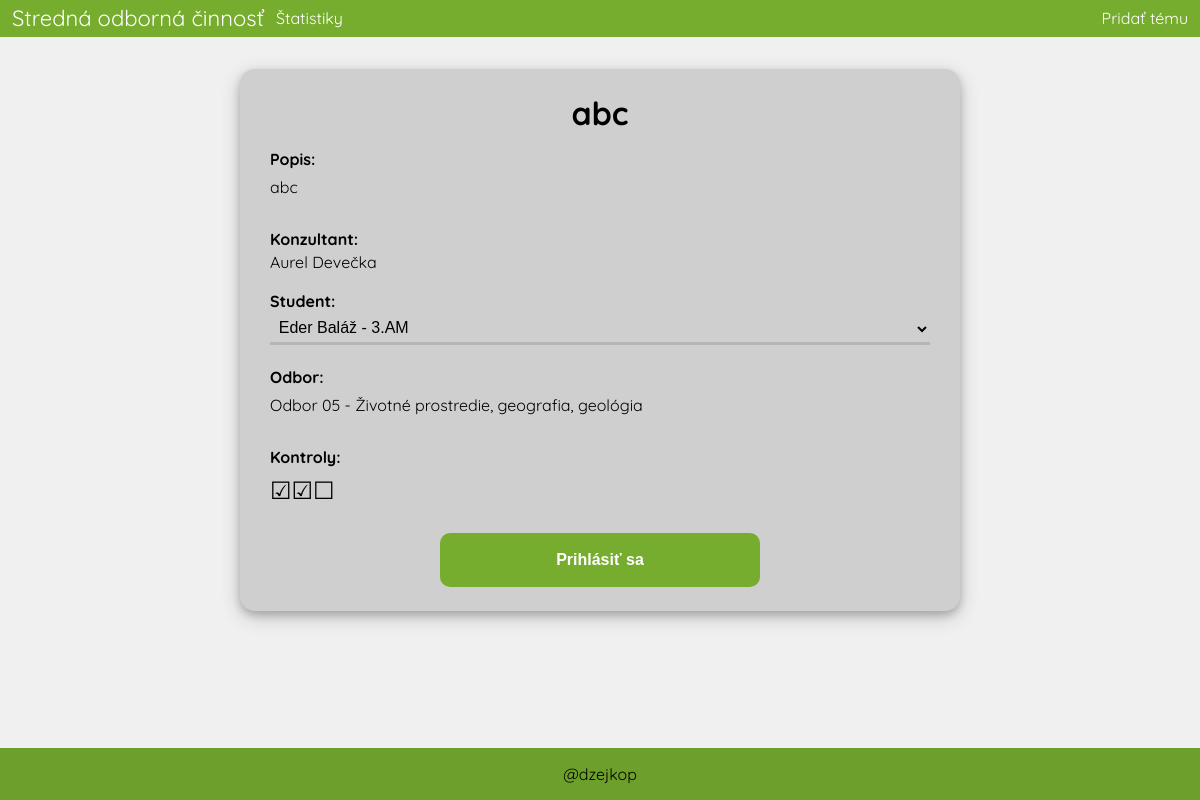
/soc/tema/17, run on an earlier commit of the app's database.
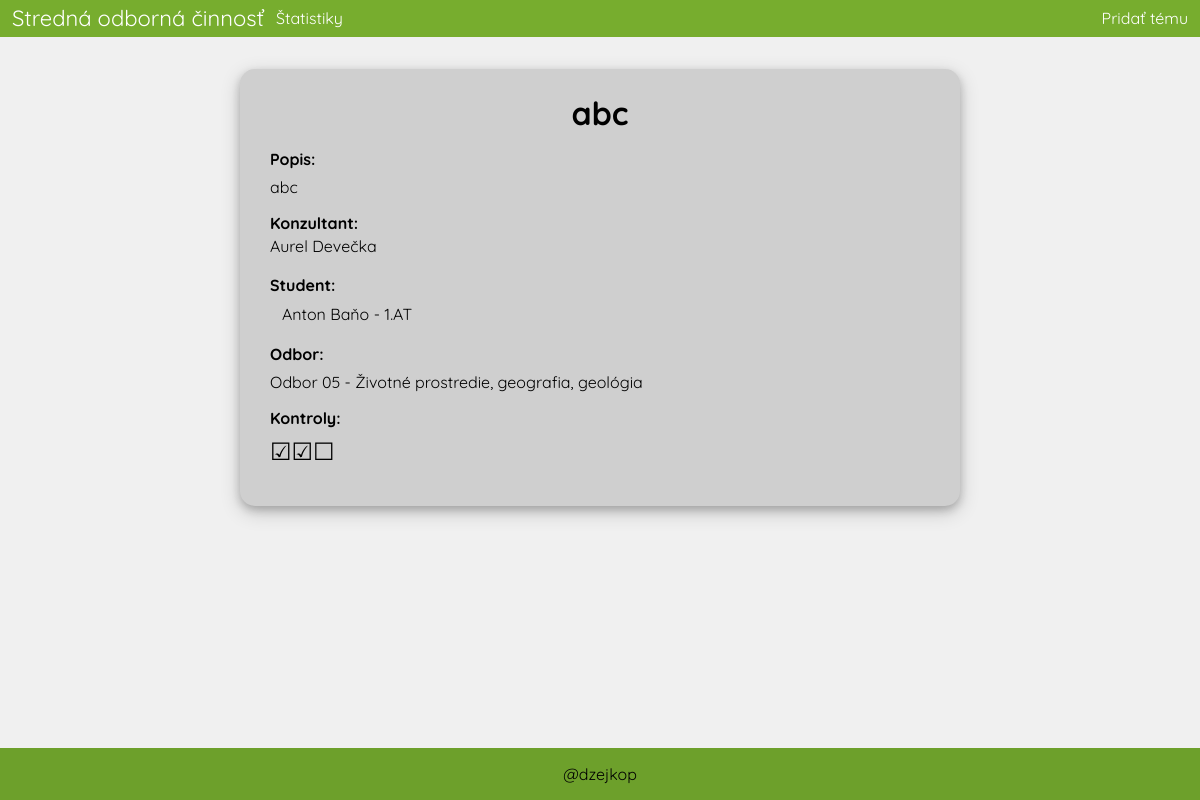
And on a later commit of the database.
### soc/models.py (models this page shows, shortened)
class Tema(models.Model):
    nazov = models.CharField(max_length=80)
    popis = models.TextField(max_length=500)
    conzultant = models.ForeignKey(Ucitel, on_delete=models.CASCADE,default=1)
    student = models.ForeignKey(Student, on_delete=models.SET_NULL, null=True, blank=True)
    odbor = models.ForeignKey(Odbor, on_delete=models.CASCADE,default=1)
    dostupnost = models.ForeignKey(Dostupnost, on_delete=models.CASCADE,default=1)
    kontroly = models.IntegerField(default=0)
    class Meta:
        verbose_name = "Tema"
        verbose_name_plural = "Temy"
        ordering = ["dostupnost_id","nazov"]

class Ucitel(models.Model):
    id = models.AutoField(primary_key=True)
    meno = models.CharField(max_length=30)
    priezvisko = models.CharField(max_length=30)
    email = models.EmailField(max_length=50)
    heslo = models.CharField(max_length=30)
    def __str__(self):
        return f"{self.meno} {self.priezvisko}"
    class Meta:
        verbose_name = "Ucitel"
        verbose_name_plural = "Ucitelia"
        ordering = ['priezvisko']

class Odbor(models.Model):
    nazov = models.CharField(max_length=80)
    def __str__(self):
        return f"{self.nazov}"
    class Meta:
        verbose_name = "Odbor"
        verbose_name_plural = "Odbori"

class Student(models.Model):
    id = models.AutoField(primary_key=True)
    meno = models.CharField(max_length=30)
    priezvisko = models.CharField(max_length=30)
    email = models.EmailField(max_length=50)
    heslo = models.CharField(max_length=30)
    trieda = models.CharField(max_length=10)
    def __str__(self):
        return f"{self.meno} {self.priezvisko}"
    class Meta:
        verbose_name = "Student"
        verbose_name_plural = "Studenti"
        ordering = ['priezvisko']

### soc/views.py (the view, shortened to what this page needs)
# urls.py: path('tema/<tema_id>',views.tema_detail, name="tema"),
def tema_detail(request,tema_id):
    succ_message = ""
    err_message = ""
    tema = Tema.objects.get(pk=tema_id)
    studenti = Student.objects.all()
    return render(request, 'soc/tema.html', {"tema": tema,"studenti": studenti,"err_message":err_message,"succ_message":succ_message})

### soc/templates/soc/tema.html (shortened to what this page needs)
{% extends "base.html" %}
{% load static %}
{% block style%}
    <link rel="stylesheet" href="{% static 'soc/css/info_tema.css' %}">
{% endblock style%}
{% block content %}
<main>
    <div class="main_wrap">
        {% if tema.student == null%}
        <form method="post">
            {% endif %}
            <h1>{{tema.nazov}}</h1>
            <p class="nadpis_detail"><strong>Popis: </strong></p>
            <p class="popis">{{ tema.popis }}</p>
            <p class="nadpis_detail"><strong>Konzultant: </strong></p>
            <a href="{% url 'ucitel' ucitel_id=tema.conzultant.id %}" class="popis_a_tema special_black" id="konzultant" data-id="{{tema.conzultant.id}}">{{ tema.conzultant }}</a>
            <p class="nadpis_detail"><strong>Student: </strong></p>
            {% if tema.student != null%}
                <a href="{% url 'student' student_id=tema.student.id %}" class="popis_a special_black" id="student" data-id="{{tema.student.id}}">{{ tema.student }} - {{tema.student.trieda}}</a>
            {% else %}
                <select id="student" name="student" class="dropdown">
                    {% for student in studenti%}
                    <option value="{{student.id}}">{{student.meno}} {{student.priezvisko}} - {{student.trieda}}</option>
                    {% endfor %}
                </select>
            {% endif %}
            <p class="nadpis_detail"><strong>Odbor: </strong></p>
            <p class="popis" id="odbor" data-id="{{tema.odbor.id}}">{{ tema.odbor }}</p>
            <p class="nadpis_detail"><strong>Kontroly: </strong></p>
            <p class="popis" id="kontroly" data-id="{{tema.kontroly}}"></p>
            {% if tema.student == null%}
            <div class="part_button">
                <input type="submit" value="Prihlásiť sa" class="button">
            </div>
        </form>
        {% endif %}
    </div>
</main>
{% endblock content %}

What changed in the data, as far as the page shows it:
changed Tema "abc": student_id empty → 141 (drawn); student (not shown) → "Anton Baňo"; student.trieda (not shown) → "1.AT"
Also different on the page:
form field student: "Eder Baláž - 3.AM" → (not shown)
form field value: "Prihlásiť sa" → (not shown)
